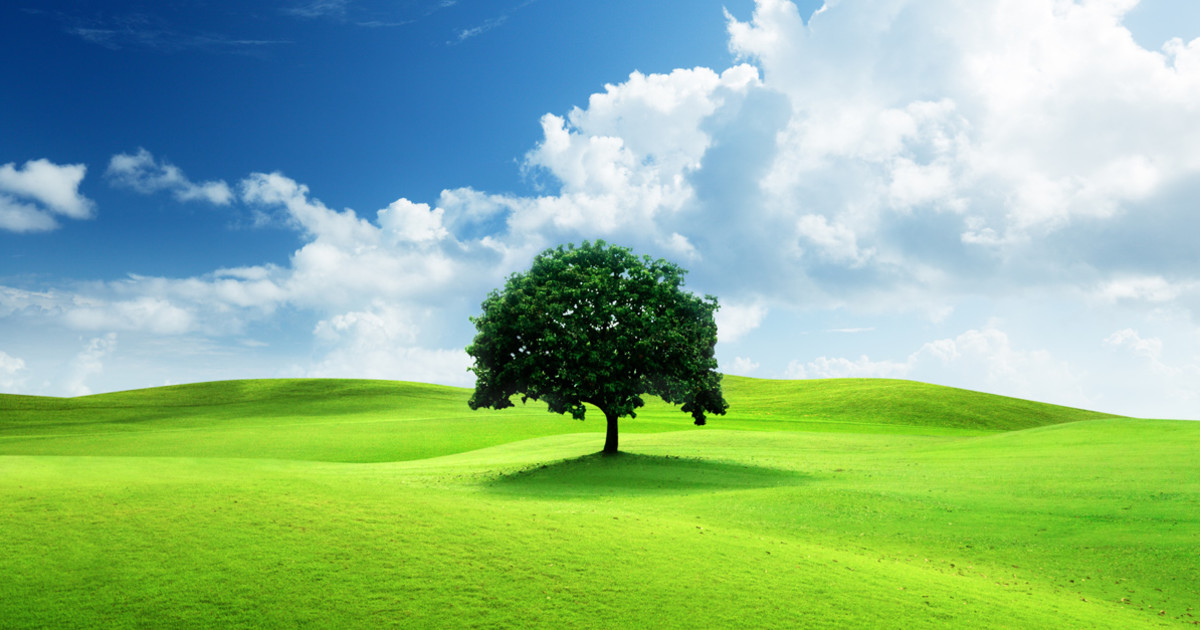
#> input picture imageMM-main/imageMM-main/Q1/image1.jpg, 1200 x 630 px
$ jupyter execute Ex1.ipynb
#> lines starting #> are read from the running program, lines starting #| are printed output that depends on the picture
[cell 1]
import cv2
import numpy as np
from matplotlib import pyplot as plt

[cell 2]
# Load the images (grayscale)
M1 = cv2.imread('image1.jpg', cv2.IMREAD_GRAYSCALE)
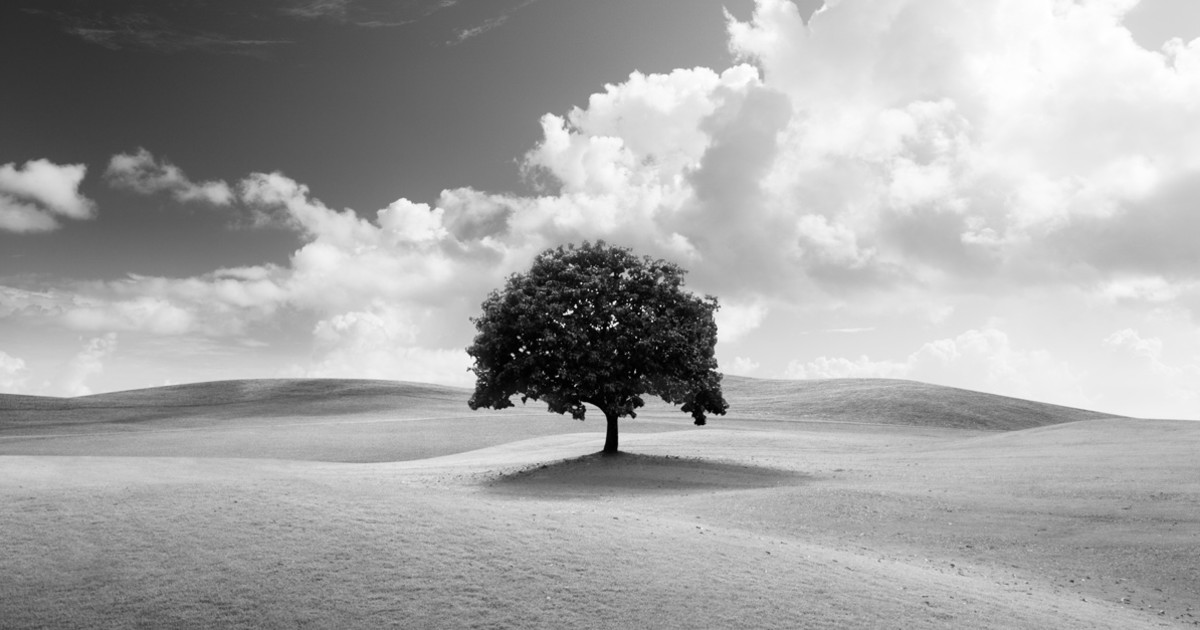
#> M1: shape (630, 1200); min 0, max 255, mean 165.3
M2 = cv2.imread('image2.jpg', cv2.IMREAD_GRAYSCALE)
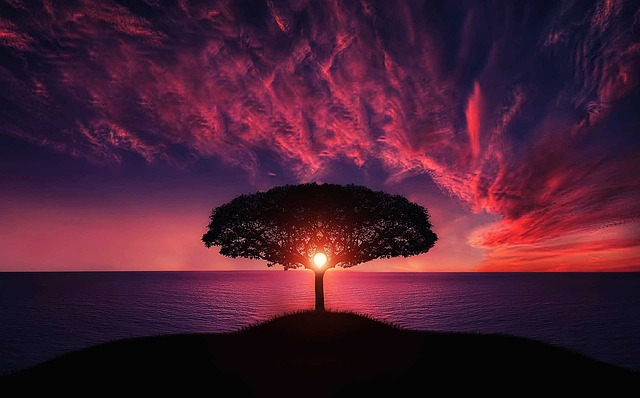
#> input picture imageMM-main/imageMM-main/Q1/image2.jpg, 640 x 398 px
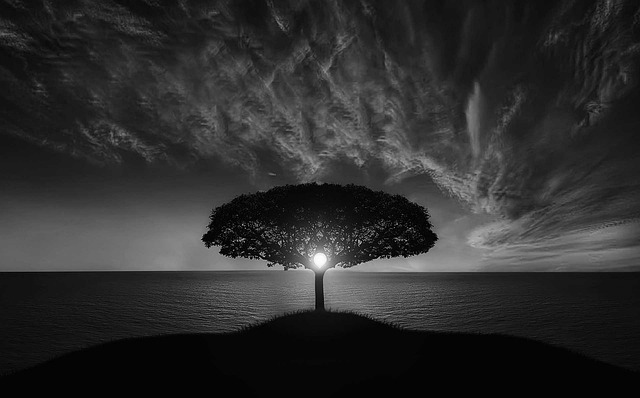
#> M2: shape (398, 640); min 0, max 255, mean 45.6

[cell 3]
# Check if the images were loaded successfully
if M1 is None or M2 is None:
    print("Error: Could not load one or both images.")
else:
    # Display the grayscale images
    plt.figure(figsize=(10, 5))
    plt.subplot(1, 2, 1)
    plt.imshow(M1, cmap='gray')
    plt.title('Input Image 1 (Grayscale)')
    plt.axis('off')

    plt.subplot(1, 2, 2)
    plt.imshow(M2, cmap='gray')
    plt.title('Input Image 2 (Grayscale)')
    plt.axis('off')

    plt.show()
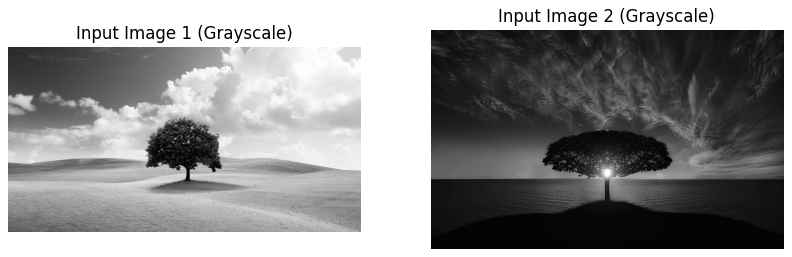
#> figure drawn by matplotlib, 2 panels

[cell 4]
# Ensure images are the same size by resizing M2 to match M1 if necessary
if M1.shape != M2.shape:
    M2 = cv2.resize(M2, (M1.shape[1], M1.shape[0]))
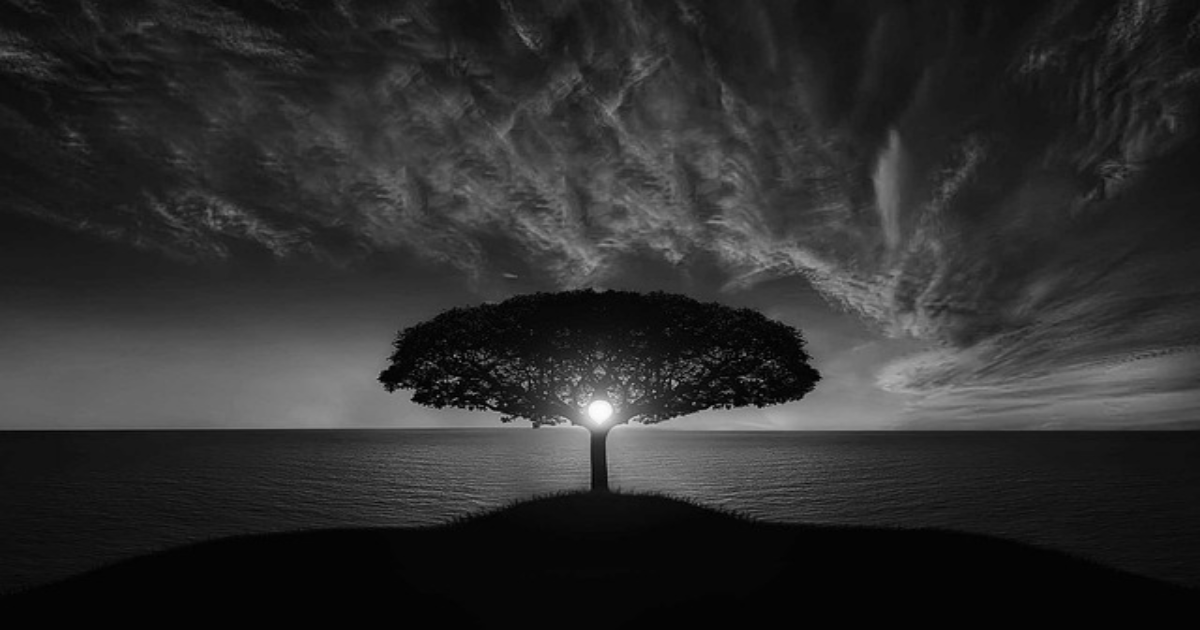
#> M2: shape (630, 1200); min 0, max 254, mean 45.5
    print("Resized M2 to match M1 dimensions.")

[cell 5]
# Compute the pixel-wise absolute difference
Out = cv2.absdiff(M1, M2)
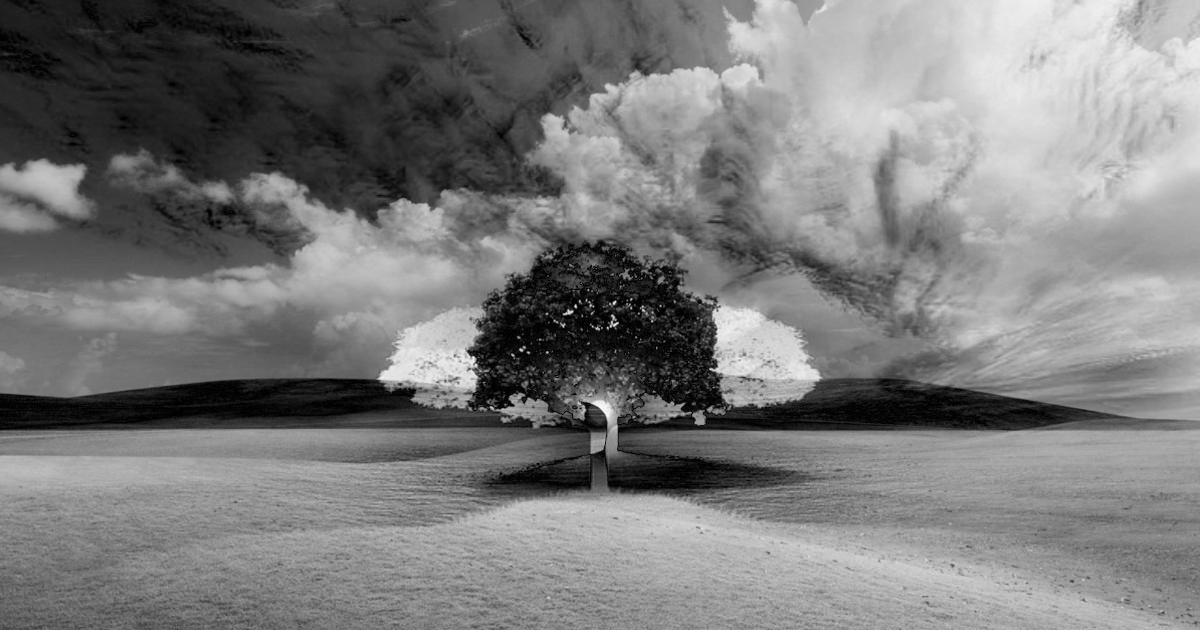
#> Out: shape (630, 1200); min 0, max 251, mean 122.6

# Display the output difference image
plt.imshow(Out, cmap='gray')
plt.title('Absolute Difference')
plt.axis('off')
plt.show()
